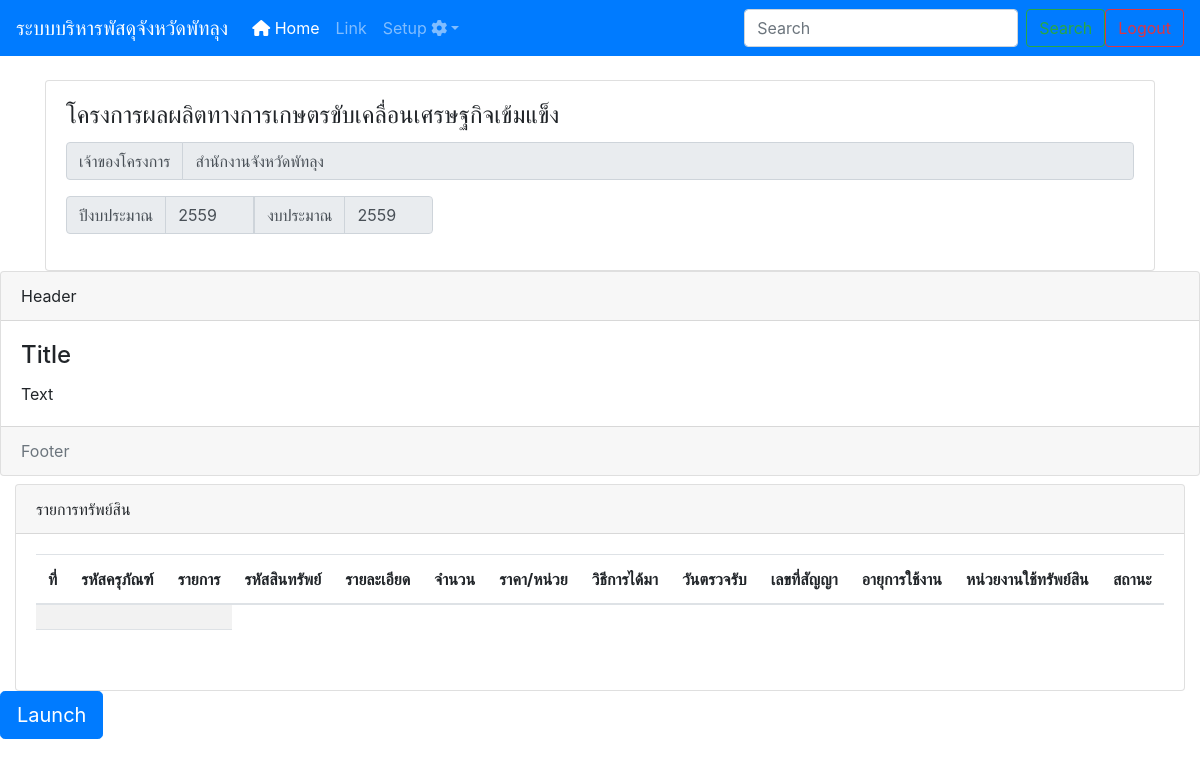
Screenshot of /sub_project.php?pid=12 with the database file from the repository.
### tables this page shows
CREATE TABLE IF NOT EXISTS `project` (
  `pid` int(11) NOT NULL AUTO_INCREMENT,
  `recid` int(11) NOT NULL,
  `name` varchar(200) NOT NULL,
  `money` int(10) NOT NULL COMMENT 'งบประมาณ',
  `yid` int(11) NOT NULL,
  `uid` int(5) NOT NULL,
  `created_at` date NOT NULL DEFAULT current_timestamp(),
  PRIMARY KEY (`pid`)
);

CREATE TABLE IF NOT EXISTS `user` (
  `ID` int(5) NOT NULL AUTO_INCREMENT,
  `Username` varchar(50) NOT NULL,
  `Password` varchar(200) NOT NULL,
  `Firstname` varchar(100) NOT NULL,
  `Lastname` varchar(100) NOT NULL,
  `Userlevel` varchar(1) NOT NULL,
  `office` varchar(200) NOT NULL,
  PRIMARY KEY (`ID`)
);

CREATE TABLE IF NOT EXISTS `sys_year` (
  `yid` int(11) NOT NULL AUTO_INCREMENT,
  `yname` char(4) NOT NULL,
  `status` int(1) NOT NULL,
  PRIMARY KEY (`yid`)
);

### library/database.php (called while the page is built, shortened)
<?php
$db_config=array(
        "host"=>"localhost",
        "user"=>"root",
        "pass"=>"hellojava",
        "dbname"=>"stock",
        "charset"=>"utf8"
    );
$dbConn = @new mysqli($db_config["host"], $db_config["user"], $db_config["pass"], $db_config["dbname"]);
function dbQuery($sql)
{
        global $dbConn;
        $result = $dbConn->query($sql);
	return $result;
}
function dbFetchAssoc($result)
{
          return mysqli_fetch_assoc($result);
}
?>

### sub_project.php (the view, shortened to what this page needs)
<?php
include("header.php");
include("navbar.php");
$pid = $_GET['pid'];
$sql = "SELECT * FROM project  as p
        INNER JOIN sys_year as y  ON  p.yid = y.yid
        INNER JOIN user as u  ON p.uid = p.uid
        WHERE p.pid = $pid";
$result = dbQuery($sql);
$row = dbFetchAssoc($result);
?>
<link href="https://cdn.jsdelivr.net/npm/select2@4.1.0-beta.1/dist/css/select2.min.css" rel="stylesheet" />
<div class="container">
    <div class="row">
        <div class="col-md-12">
            <div class="card">
                <div class="card-body">
                    <h4 class="card-title"><?=$row['name'];?></h4>
                    <div class="input-group mb-3">
                            <div class="input-group-prepend">
                                <span class="input-group-text" id="basic-addon1">เจ้าของโครงการ</span>
                            </div>
                            <input type="text"  class="form-control" value="<?=$row['office'];?>" disabled>
                    </div>
                    <div class="input-group mb-3">
                            <div class="input-group-prepend">
                                <span class="input-group-text text-weight-bold" id="basic-addon1">ปีงบประมาณ</span>
                            </div>
                            <input type="text"  class="form-control col-1" value="<?=$row['yname'];?>" disabled>
                            <div class="input-group-prepend">
                                <span class="input-group-text" id="basic-addon1">งบประมาณ</span>
                            </div>
                            <input type="text"  class="form-control col-1" value="<?=$row['yname'];?>" disabled>
                    </div>
                </div>
            </div>
        </div>
    </div>
</div>
<div class="card">
    <div class="card-header">
        Header
    </div>
    <div class="card-body">
        <h4 class="card-title">Title</h4>
        <p class="card-text">Text</p>
    </div>
    <div class="card-footer text-muted">
        Footer
    </div>
</div>
<div class="container-fluid">
<div class="row  mt-2">
        <div class="col-md-12">
            <div class="card">
                <div class ="card-header">รายการทรัพย์สิน</div>
                <div class="card-body">
                   <table class="table table-striped">
                       <thead class="thead-inverse">
                           <tr>
                               <th>ที่</th>
                               <th>รหัสครุภัณฑ์</th>
                               <th>รายการ</th>
                               <th>รหัสสินทรัพย์</th>
                               <th>รายละเอียด</th>
                               <th>จำนวน</th>
                               <th>ราคา/หน่วย</th>
                               <th>วิธีการได้มา</th>
                               <th>วันตรวจรับ</th>
                               <th>เลขที่สัญญา</th>
                               <th>อายุการใช้งาน</th>
                               <th>หน่วยงานใช้ทรัพย์สิน</th>
                               <th>สถานะ</th>
                           </tr>
                           </thead>
                           <tbody>
                               <tr>
                                   <td scope="row"></td>
                                   <td></td>
                                   <td></td>
                               </tr>
                               <tr>
                                   <td scope="row"></td>
                                   <td></td>
                                   <td></td>
                               </tr>
                           </tbody>
                   </table>
                </div>
            </div>
        </div>
    </div>
</div>
<button type="button" class="btn btn-primary btn-lg" data-toggle="modal" data-target="#modelId">
  Launch
</button>

### rows the page displays
project: name "โครงการผลผลิตทางการเกษตรขับเคลื่อนเศรษฐกิจเข้มแข็ง"
user: office "สำนักงานจังหวัดพัทลุง"
sys_year: yname "2559"
